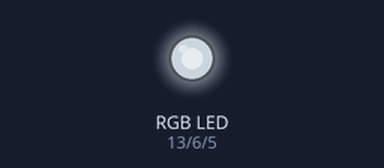
A program run on a simulated Raspberry Pi (BCM pin numbers). Parts: an RGB LED mixed from three pins (HIGH = lit). Dim RGB values are drawn brighter than linear.

Above: at 0.05 s.
At 0.35 s:
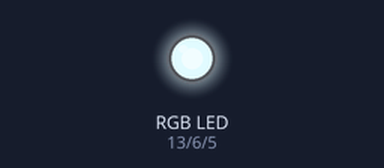
At 0.65 s:
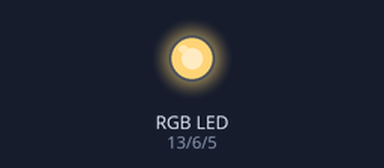
At 1.25 s:
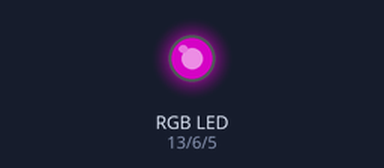
At 1.85 s:
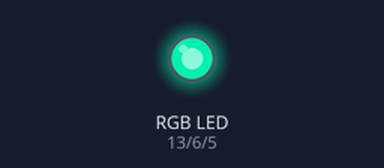
At 2.45 s:
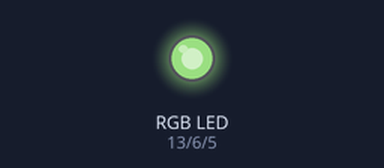
Timing chart, 0 to 5.8 s (numbered marks = the images above):
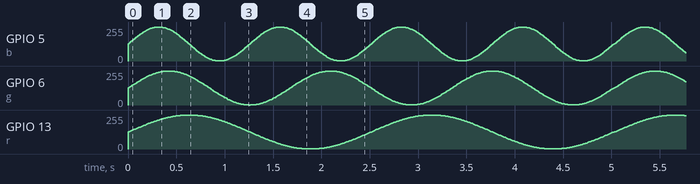

The program:

rgb.py
```python
import time
import RPi.GPIO as GPIO
import math

GPIO.setwarnings(False)
GPIO.setmode(GPIO.BCM)

GPIO.setup(13, GPIO.OUT)
GPIO.setup(6, GPIO.OUT)
GPIO.setup(5, GPIO.OUT)

r = GPIO.PWM(13, 50)
g = GPIO.PWM(6, 50)
b = GPIO.PWM(5, 50)

r.start(0)
g.start(0)
b.start(0)

try:
    while True:
        for i in range(0, 501, 1):
            r_val = math.sin(4 * math.pi * i / 500) * 50 + 50
            g_val = math.sin(6 * math.pi * i / 500) * 50 + 50
            b_val = math.sin(8 * math.pi * i / 500) * 50 + 50
            r.ChangeDutyCycle(r_val)
            g.ChangeDutyCycle(g_val)
            b.ChangeDutyCycle(b_val)
            time.sleep(0.01)

except KeyboardInterrupt:
    pass

r.stop()
g.stop()
b.stop()
```
